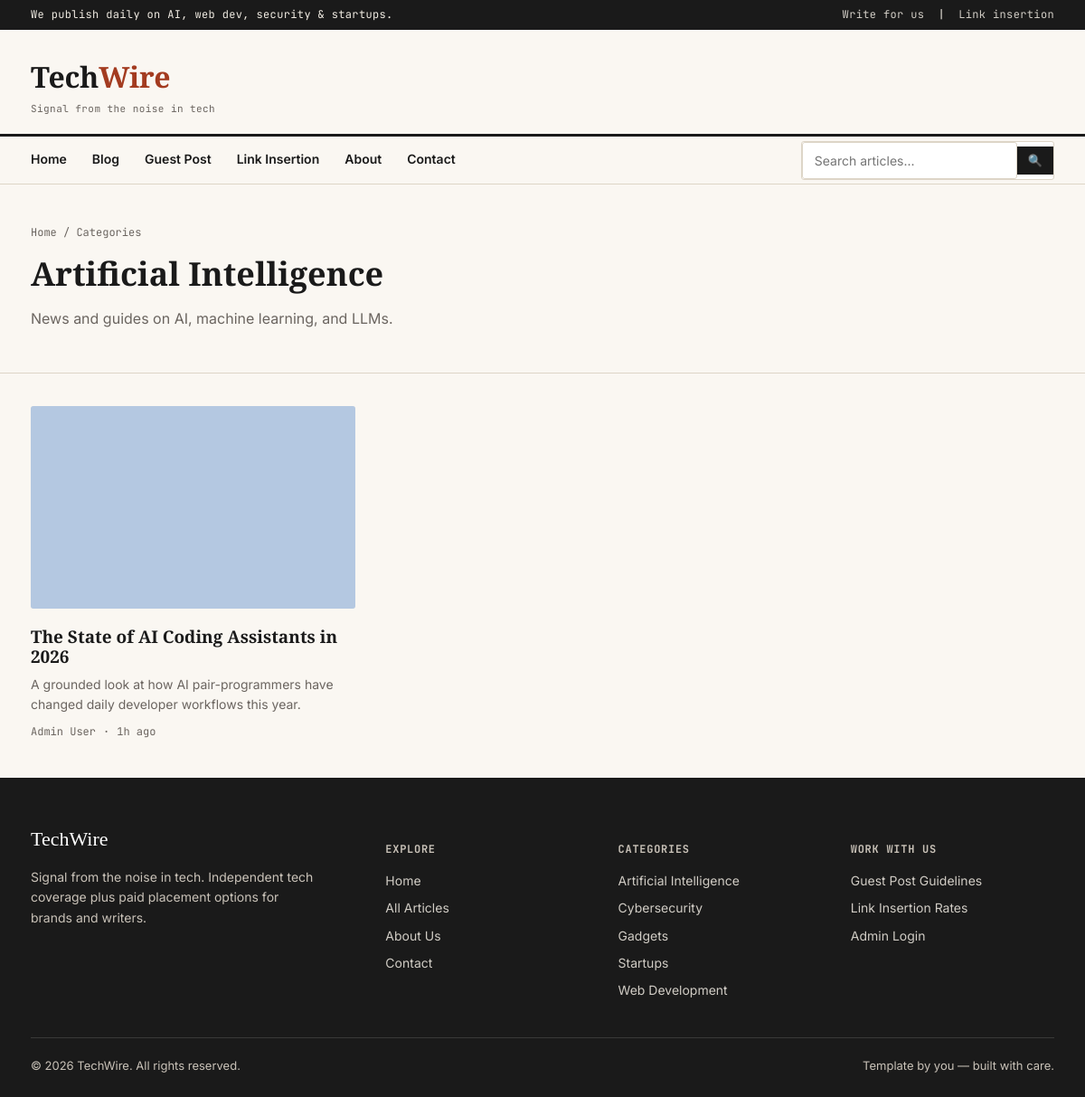
/category.php?slug=ai, run on the app's committed database.
### tables this page shows
CREATE TABLE IF NOT EXISTS categories (
    id INT AUTO_INCREMENT PRIMARY KEY,
    name VARCHAR(100) NOT NULL,
    slug VARCHAR(100) NOT NULL UNIQUE,
    description VARCHAR(255),
    created_at DATETIME DEFAULT CURRENT_TIMESTAMP
);

CREATE TABLE IF NOT EXISTS posts (
    id INT AUTO_INCREMENT PRIMARY KEY,
    title VARCHAR(255) NOT NULL,
    slug VARCHAR(255) NOT NULL UNIQUE,
    excerpt VARCHAR(500),
    content LONGTEXT NOT NULL,
    featured_image VARCHAR(255),
    category_id INT,
    author_id INT NOT NULL,
    status ENUM('draft','pending','published') NOT NULL DEFAULT 'draft',
    is_sponsored TINYINT(1) NOT NULL DEFAULT 0,
    post_type ENUM('standard','guest_post') NOT NULL DEFAULT 'standard',
    views INT NOT NULL DEFAULT 0,
    published_at DATETIME NULL,
    created_at DATETIME DEFAULT CURRENT_TIMESTAMP,
    updated_at DATETIME DEFAULT CURRENT_TIMESTAMP ON UPDATE CURRENT_TIMESTAMP,
    FOREIGN KEY (category_id) REFERENCES categories(id) ON DELETE SET NULL,
    FOREIGN KEY (author_id) REFERENCES users(id) ON DELETE CASCADE,
    FULLTEXT KEY ft_search (title, excerpt, content)
);

CREATE TABLE IF NOT EXISTS users (
    id INT AUTO_INCREMENT PRIMARY KEY,
    name VARCHAR(100) NOT NULL,
    email VARCHAR(150) NOT NULL UNIQUE,
    password VARCHAR(255) NOT NULL,
    role ENUM('admin','author') NOT NULL DEFAULT 'author',
    avatar VARCHAR(255) DEFAULT 'assets/images/avatar-default.png',
    bio TEXT,
    status ENUM('active','disabled') NOT NULL DEFAULT 'active',
    created_at DATETIME DEFAULT CURRENT_TIMESTAMP
);

### includes/functions.php (called while the page is built, shortened)
<?php
function e($str) {
    return htmlspecialchars($str ?? '', ENT_QUOTES, 'UTF-8');
}
function get_setting($pdo, $key, $default = '') {
    static $cache = null;
    if ($cache === null) {
        $cache = [];
        $stmt = $pdo->query("SELECT setting_key, setting_value FROM site_settings");
        foreach ($stmt->fetchAll() as $row) {
            $cache[$row['setting_key']] = $row['setting_value'];
        }
    }
    return $cache[$key] ?? $default;
}
function time_ago($datetime) {
    $diff = time() - strtotime($datetime);
    if ($diff < 86400) return floor($diff / 3600) . 'h ago';
    return date('M j, Y', strtotime($datetime));
}

### category.php (the view, shortened to what this page needs)
<?php
require_once __DIR__ . '/includes/config.php';
require_once __DIR__ . '/includes/functions.php';
$slug = $_GET['slug'] ?? '';
$cat_stmt = $pdo->prepare("SELECT * FROM categories WHERE slug = ?");
$cat_stmt->execute([$slug]);
$category = $cat_stmt->fetch();
$per_page = 9;
$page = max(1, (int)($_GET['page'] ?? 1));
$offset = ($page - 1) * $per_page;
$stmt = $pdo->prepare("
    SELECT p.*, u.name AS author_name
    FROM posts p LEFT JOIN users u ON p.author_id = u.id
    WHERE p.status = 'published' AND p.category_id = :cat_id
    ORDER BY p.published_at DESC LIMIT :limit OFFSET :offset
");
$stmt->bindValue(':cat_id', $category['id'], PDO::PARAM_INT);
$stmt->bindValue(':limit', $per_page, PDO::PARAM_INT);
$stmt->bindValue(':offset', $offset, PDO::PARAM_INT);
$stmt->execute();
$posts = $stmt->fetchAll();
require_once __DIR__ . '/includes/header.php';
?>
<div class="page-header">
  <div class="container">
    <div class="breadcrumb"><a href="<?= SITE_URL ?>/index.php">Home</a> / Categories</div>
    <h1><?= e($category['name']) ?></h1>
    <p><?= e($category['description']) ?></p>
  </div>
</div>
<div class="container">
  <?php if ($posts): ?>
  <div class="post-river" style="margin-top:36px;">
    <?php foreach ($posts as $p): ?>
    <article class="post-card">
      <div class="media"><a href="<?= SITE_URL ?>/post.php?slug=<?= e($p['slug']) ?>"><img src="<?= SITE_URL ?>/<?= e($p['featured_image'] ?: 'assets/images/placeholder.jpg') ?>" alt="<?= e($p['title']) ?>"></a></div>
      <h3><a href="<?= SITE_URL ?>/post.php?slug=<?= e($p['slug']) ?>"><?= e($p['title']) ?></a></h3>
      <p><?= e($p['excerpt'] ?: excerpt_from_content($p['content'], 100)) ?></p>
      <div class="meta-line"><span><?= e($p['author_name']) ?></span><span class="dot"></span><span><?= time_ago($p['published_at']) ?></span></div>
    </article>
    <?php endforeach; ?>
  </div>
  <?php else: ?>
    <div class="empty-state"><div class="icon">📂</div><p>No articles in this category yet.</p></div>
  <?php endif; ?>
</div>
<?php require_once __DIR__ . '/includes/footer.php'; ?>

### includes/footer.php (shortened to what this page needs)
<?php
$cats_for_footer = $pdo->query("SELECT name, slug FROM categories ORDER BY name LIMIT 5")->fetchAll();
?>
<footer>
  <div class="container">
    <div class="footer-grid">
      <div>
        <div class="footer-logo"><?= e($site_name) ?></div>
        <p style="font-size:14px; color:var(--grey-light); max-width:320px;"><?= e($tagline) ?>. Independent tech coverage plus paid placement options for brands and writers.</p>
      </div>
      <div>
        <h5>Explore</h5>
        <ul>
          <li><a href="<?= SITE_URL ?>/index.php">Home</a></li>
          <li><a href="<?= SITE_URL ?>/blog.php">All Articles</a></li>
          <li><a href="<?= SITE_URL ?>/about.php">About Us</a></li>
          <li><a href="<?= SITE_URL ?>/contact.php">Contact</a></li>
        </ul>
      </div>
      <div>
        <h5>Categories</h5>
        <ul>
          <?php foreach ($cats_for_footer as $c): ?>
          <li><a href="<?= SITE_URL ?>/category.php?slug=<?= e($c['slug']) ?>"><?= e($c['name']) ?></a></li>
          <?php endforeach; ?>
        </ul>
      </div>
      <div>
        <h5>Work With Us</h5>
        <ul>
          <li><a href="<?= SITE_URL ?>/guest-post.php">Guest Post Guidelines</a></li>
          <li><a href="<?= SITE_URL ?>/link-insertion.php">Link Insertion Rates</a></li>
          <li><a href="<?= SITE_URL ?>/admin/login.php">Admin Login</a></li>
        </ul>
      </div>
    </div>
    <div class="footer-bottom">
      <span>&copy; <?= date('Y') ?> <?= e($site_name) ?>. All rights reserved.</span>
      <span>Template by you — built with care.</span>
    </div>
  </div>
</footer>
</body>
</html>

### assets/css/style.css (style rules this page uses)
:root { --ink: #1A1A1A; --paper: #FAF7F2; --paper-warm: #F1ECE3; --blue: #1E3A5F; --blue-light: #2E5481; --brick: #A33B20; --grey: #6B6560; --grey-light: #C9C2B8; --border: #DDD5C7; --white: #FFFFFF; --serif: 'Source Serif 4', Georgia, serif; --sans: 'Inter', -apple-system, sans-serif; --mono: 'JetBrains Mono', 'Courier New', monospace; --max-width: 1180px; --radius: 3px; }
* { box-sizing: border-box; }
html { scroll-behavior: smooth; }
body { margin: 0; font-family: var(--sans); color: var(--ink); background: var(--paper); line-height: 1.6; -webkit-font-smoothing: antialiased; }
img { max-width: 100%; display: block; }
a { color: var(--blue); text-decoration: none; }
h1, h2, h3, h4 { font-family: var(--serif); font-weight: 600; line-height: 1.18; margin: 0 0 0.5em; color: var(--ink); }
.container { max-width: var(--max-width); margin: 0 auto; padding: 0 24px; }
.meta-line { font-family: var(--mono); font-size: 12px; color: var(--grey); display: flex; align-items: center; gap: 8px; flex-wrap: wrap; }
.meta-line .dot::before { content: "·"; }
.post-river { display: grid; grid-template-columns: repeat(3, 1fr); gap: 32px 28px; }
.post-card { display: flex; flex-direction: column; }
.post-card .media { aspect-ratio: 16/10; background: var(--paper-warm); border-radius: var(--radius); overflow: hidden; margin-bottom: 14px; }
.post-card .media img { width: 100%; height: 100%; object-fit: cover; transition: transform .4s; }
.post-card h3 { font-size: 19px; margin: 6px 0 8px; }
.post-card h3 a { color: var(--ink); }
.post-card p { color: var(--grey); font-size: 14px; margin: 0 0 10px; }
.page-header { padding: 44px 0 30px; border-bottom: 1px solid var(--border); }
.page-header h1 { font-size: 36px; margin-bottom: 8px; }
.page-header p { color: var(--grey); font-size: 16px; max-width: 640px; }
.breadcrumb { font-family: var(--mono); font-size: 12px; color: var(--grey); margin-bottom: 14px; }
.breadcrumb a { color: var(--grey); }
footer { background: var(--ink); color: var(--paper-warm); padding: 50px 0 24px; margin-top: 40px; }
.footer-grid { display: grid; grid-template-columns: 1.6fr 1fr 1fr 1fr; gap: 32px; padding-bottom: 32px; border-bottom: 1px solid #3a3a38; }
.footer-grid h5 { font-family: var(--mono); font-size: 12px; text-transform: uppercase; letter-spacing: 0.06em; color: var(--grey-light); margin-bottom: 14px; }
.footer-grid ul { list-style: none; margin: 0; padding: 0; }
.footer-grid li { margin-bottom: 8px; font-size: 14px; }
.footer-grid a { color: var(--paper-warm); opacity: 0.85; }
.footer-bottom { display: flex; justify-content: space-between; padding-top: 20px; font-size: 13px; color: var(--grey-light); }
.footer-logo { font-family: var(--serif); font-size: 22px; color: var(--white); margin-bottom: 8px; }

### data on the page
categories: name "Artificial Intelligence", description "News and guides on AI, machine learning, and LLMs."
posts: featured_image (picture), title "The State of AI Coding Assistants in 2026", excerpt "A grounded look at how AI pair-programmers have changed daily developer workflows this year.", author.name "Admin User", published_at "1h ago"
categories: name "Cybersecurity"
categories: name "Gadgets"
categories: name "Startups"
categories: name "Web Development"

### other printed values
substr($site_name,0,4) "Tech"
substr($site_name,4) "Wire"
$tagline "Signal from the noise in tech"
$site_name "TechWire"
